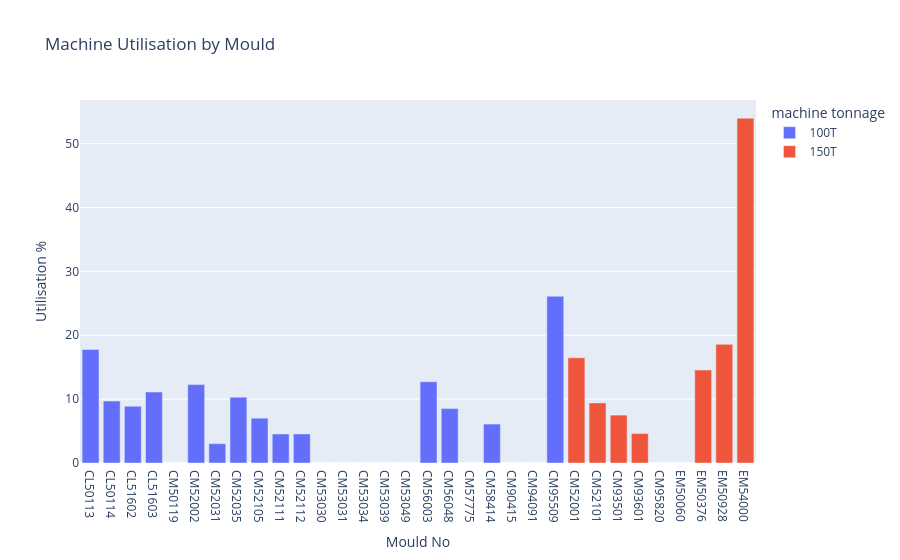

The code cell stored with this chart in its notebook:
### Code cell
fig = px.bar(
    mould_summary,
    x='Mould No',
    y='Utilisation %',
    color='machine tonnage',
    title='Machine Utilisation by Mould'
)

fig.show()

### Figure 1 — Plotly figure (JSON) as saved in the notebook; plotly's stock layout.template omitted (floating-point values rounded to 4 significant figures)
{"data": [{"hovertemplate": "machine tonnage=100T<br>Mould No=%{x}<br>Utilisation %=%{y}<extra></extra>", "legendgroup": "100T", "marker": {"color": "#636efa", "pattern": {"shape": ""}}, "name": "100T", "orientation": "v", "showlegend": true, "textposition": "auto", "type": "bar", "x": ["CL50113", "CL50114", "CL51602", "CL51603", "CM50119", "CM52002", "CM52031", "CM52035", "CM52105", "CM52111", "CM52112", "CM53030", "CM53031", "CM53034", "CM53039", "CM53049", "CM56003", "CM56048", "CM57775", "CM58414", "CM90415", "CM94091", "CM95509"], "xaxis": "x", "y": [17.78, 9.697, 8.889, 11.11, 0.0, 12.28, 3.03, 10.3, 7.018, 4.545, 4.545, 0.0, 0.0, 0.0, 0.0, 0.0, 12.73, 8.523, 0.0, 6.098, 0.0, 0.0, 26.11], "yaxis": "y"}, {"hovertemplate": "machine tonnage=150T<br>Mould No=%{x}<br>Utilisation %=%{y}<extra></extra>", "legendgroup": "150T", "marker": {"color": "#EF553B", "pattern": {"shape": ""}}, "name": "150T", "orientation": "v", "showlegend": true, "textposition": "auto", "type": "bar", "x": ["CM52001", "CM52101", "CM93501", "CM93601", "CM95820", "EM50060", "EM50376", "EM50928", "EM54000"], "xaxis": "x", "y": [16.47, 9.412, 7.5, 4.615, 0.0, 0.0, 14.56, 18.58, 54.0], "yaxis": "y"}], "layout": {"barmode": "relative", "legend": {"title": {"text": "machine tonnage"}, "tracegroupgap": 0}, "title": {"text": "Machine Utilisation by Mould"}, "xaxis": {"anchor": "y", "domain": [0, 1], "title": {"text": "Mould No"}}, "yaxis": {"anchor": "x", "domain": [0, 1], "title": {"text": "Utilisation %"}}}}
